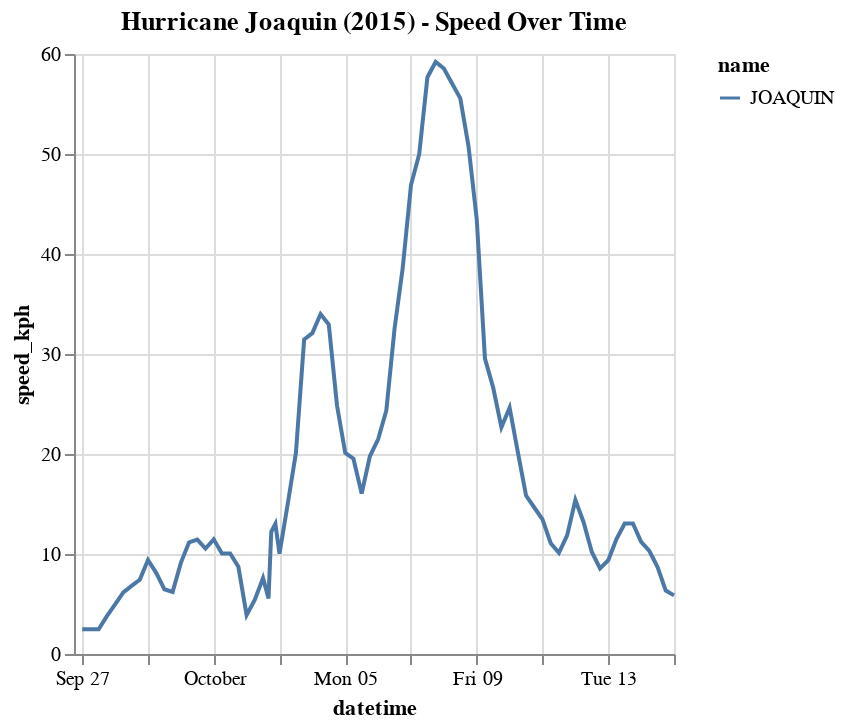

Notebook source saved alongside this figure:
### Code cell
# second generate the dataframe for Joaquin
df_joaquin = df[(df['datetime'].dt.strftime("%Y")=='2015') & (df['name']=='JOAQUIN')].reset_index()
df_joaquin

# Create Altair line chart for Hurricane Joaquin
chart_joaquin = alt.Chart(df_joaquin).mark_line().encode(
    x='datetime:T',
    y='speed_kph:Q',
    color='name:N'
).properties(
    title='Hurricane Joaquin (2015) - Speed Over Time'
)
chart_joaquin

### Figure 1 — Vega-Lite specification as saved in the notebook (floating-point values rounded to 4 significant figures)
{"config": {"view": {"continuousWidth": 300, "continuousHeight": 300}}, "data": {"name": "data-62de5432c4b025713bdbd656ebefbc5c"}, "mark": {"type": "line"}, "encoding": {"color": {"field": "name", "type": "nominal"}, "x": {"field": "datetime", "type": "temporal"}, "y": {"field": "speed_kph", "type": "quantitative"}}, "title": "Hurricane Joaquin (2015) - Speed Over Time", "$schema": "https://vega.github.io/schema/vega-lite/v5.16.3.json", "datasets": {"data-62de5432c4b025713bdbd656ebefbc5c": [{"index": 49006, "identifier": "AL112015", "name": "JOAQUIN", "num_pts": 76, "record_id": null, "status": "LO", "latitude": 26.8, "longitude": -68.7, "max_wind": 20, "min_pressure": 1011, "datetime": "2015-09-26T18:00:00", "max_wind_agg": 135, "min_pressure_agg": 931, "time_diff": null, "distance": null, "speed_kph": null}, {"index": 49008, "identifier": "AL112015", "name": "JOAQUIN", "num_pts": 76, "record_id": null, "status": "LO", "latitude": 26.9, "longitude": -68.6, "max_wind": 20, "min_pressure": 1011, "datetime": "2015-09-27T00:00:00", "max_wind_agg": 135, "min_pressure_agg": 931, "time_diff": 6.0, "distance": 14.89, "speed_kph": 2.482}, {"index": 49010, "identifier": "AL112015", "name": "JOAQUIN", "num_pts": 76, "record_id": null, "status": "LO", "latitude": 27.0, "longitude": -68.5, "max_wind": 20, "min_pressure": 1010, "datetime": "2015-09-27T06:00:00", "max_wind_agg": 135, "min_pressure_agg": 931, "time_diff": 6.0, "distance": 14.89, "speed_kph": 2.481}, {"index": 49011, "identifier": "AL112015", "name": "JOAQUIN", "num_pts": 76, "record_id": null, "status": "LO", "latitude": 27.1, "longitude": -68.6, "max_wind": 25, "min_pressure": 1009, "datetime": "2015-09-27T12:00:00", "max_wind_agg": 135, "min_pressure_agg": 931, "time_diff": 6.0, "distance": 14.88, "speed_kph": 2.48}, {"index": 49014, "identifier": "AL112015", "name": "JOAQUIN", "num_pts": 76, "record_id": null, "status": "LO", "latitude": 27.2, "longitude": -68.8, "max_wind": 30, "min_pressure": 1007, "datetime": "2015-09-27T18:00:00", "max_wind_agg": 135, "min_pressure_agg": 931, "time_diff": 6.0, "distance": 22.68, "speed_kph": 3.781}, {"index": 49015, "identifier": "AL112015", "name": "JOAQUIN", "num_pts": 76, "record_id": null, "status": "TD", "latitude": 27.4, "longitude": -69.0, "max_wind": 30, "min_pressure": 1007, "datetime": "2015-09-28T00:00:00", "max_wind_agg": 135, "min_pressure_agg": 931, "time_diff": 6.0, "distance": 29.73, "speed_kph": 4.955}, {"index": 49017, "identifier": "AL112015", "name": "JOAQUIN", "num_pts": 76, "record_id": null, "status": "TD", "latitude": 27.6, "longitude": -69.3, "max_wind": 30, "min_pressure": 1007, "datetime": "2015-09-28T06:00:00", "max_wind_agg": 135, "min_pressure_agg": 931, "time_diff": 6.0, "distance": 36.99, "speed_kph": 6.165}, {"index": 49018, "identifier": "AL112015", "name": "JOAQUIN", "num_pts": 76, "record_id": null, "status": "TD", "latitude": 27.7, "longitude": -69.7, "max_wind": 30, "min_pressure": 1006, "datetime": "2015-09-28T12:00:00", "max_wind_agg": 135, "min_pressure_agg": 931, "time_diff": 6.0, "distance": 40.91, "speed_kph": 6.819}, {"index": 49019, "identifier": "AL112015", "name": "JOAQUIN", "num_pts": 76, "record_id": null, "status": "TD", "latitude": 27.4, "longitude": -70.0, "max_wind": 30, "min_pressure": 1003, "datetime": "2015-09-28T18:00:00", "max_wind_agg": 135, "min_pressure_agg": 931, "time_diff": 6.0, "distance": 44.55, "speed_kph": 7.426}, {"index": 49020, "identifier": "AL112015", "name": "JOAQUIN", "num_pts": 76, "record_id": null, "status": "TS", "latitude": 26.9, "longitude": -70.1, "max_wind": 35, "min_pressure": 1002, "datetime": "2015-09-29T00:00:00", "max_wind_agg": 135, "min_pressure_agg": 931, "time_diff": 6.0, "distance": 56.44, "speed_kph": 9.406}, {"index": 49021, "identifier": "AL112015", "name": "JOAQUIN", "num_pts": 76, "record_id": null, "status": "TS", "latitude": 26.5, "longitude": -70.3, "max_wind": 35, "min_pressure": 1002, "datetime": "2015-09-29T06:00:00", "max_wind_agg": 135, "min_pressure_agg": 931, "time_diff": 6.0, "distance": 48.68, "speed_kph": 8.114}, {"index": 49022, "identifier": "AL112015", "name": "JOAQUIN", "num_pts": 76, "record_id": null, "status": "TS", "latitude": 26.2, "longitude": -70.5, "max_wind": 45, "min_pressure": 999, "datetime": "2015-09-29T12:00:00", "max_wind_agg": 135, "min_pressure_agg": 931, "time_diff": 6.0, "distance": 38.83, "speed_kph": 6.472}, {"index": 49023, "identifier": "AL112015", "name": "JOAQUIN", "num_pts": 76, "record_id": null, "status": "TS", "latitude": 26.0, "longitude": -70.8, "max_wind": 55, "min_pressure": 992, "datetime": "2015-09-29T18:00:00", "max_wind_agg": 135, "min_pressure_agg": 931, "time_diff": 6.0, "distance": 37.29, "speed_kph": 6.214}, {"index": 49024, "identifier": "AL112015", "name": "JOAQUIN", "num_pts": 76, "record_id": null, "status": "TS", "latitude": 25.8, "longitude": -71.3, "max_wind": 60, "min_pressure": 985, "datetime": "2015-09-30T00:00:00", "max_wind_agg": 135, "min_pressure_agg": 931, "time_diff": 6.0, "distance": 54.7, "speed_kph": 9.117}, {"index": 49025, "identifier": "AL112015", "name": "JOAQUIN", "num_pts": 76, "record_id": null, "status": "HU", "latitude": 25.4, "longitude": -71.8, "max_wind": 65, "min_pressure": 978, "datetime": "2015-09-30T06:00:00", "max_wind_agg": 135, "min_pressure_agg": 931, "time_diff": 6.0, "distance": 66.98, "speed_kph": 11.16}, {"index": 49026, "identifier": "AL112015", "name": "JOAQUIN", "num_pts": 76, "record_id": null, "status": "HU", "latitude": 24.9, "longitude": -72.2, "max_wind": 70, "min_pressure": 971, "datetime": "2015-09-30T12:00:00", "max_wind_agg": 135, "min_pressure_agg": 931, "time_diff": 6.0, "distance": 68.6, "speed_kph": 11.43}, {"index": 49027, "identifier": "AL112015", "name": "JOAQUIN", "num_pts": 76, "record_id": null, "status": "HU", "latitude": 24.4, "longitude": -72.5, "max_wind": 80, "min_pressure": 961, "datetime": "2015-09-30T18:00:00", "max_wind_agg": 135, "min_pressure_agg": 931, "time_diff": 6.0, "distance": 63.29, "speed_kph": 10.55}, {"index": 49028, "identifier": "AL112015", "name": "JOAQUIN", "num_pts": 76, "record_id": null, "status": "HU", "latitude": 23.9, "longitude": -72.9, "max_wind": 100, "min_pressure": 951, "datetime": "2015-10-01T00:00:00", "max_wind_agg": 135, "min_pressure_agg": 931, "time_diff": 6.0, "distance": 68.79, "speed_kph": 11.47}, {"index": 49029, "identifier": "AL112015", "name": "JOAQUIN", "num_pts": 76, "record_id": null, "status": "HU", "latitude": 23.5, "longitude": -73.3, "max_wind": 110, "min_pressure": 947, "datetime": "2015-10-01T06:00:00", "max_wind_agg": 135, "min_pressure_agg": 931, "time_diff": 6.0, "distance": 60.27, "speed_kph": 10.04}, {"index": 49030, "identifier": "AL112015", "name": "JOAQUIN", "num_pts": 76, "record_id": "L", "status": "HU", "latitude": 23.1, "longitude": -73.7, "max_wind": 115, "min_pressure": 942, "datetime": "2015-10-01T12:00:00", "max_wind_agg": 135, "min_pressure_agg": 931, "time_diff": 6.0, "distance": 60.35, "speed_kph": 10.06}, {"index": 49031, "identifier": "AL112015", "name": "JOAQUIN", "num_pts": 76, "record_id": null, "status": "HU", "latitude": 23.0, "longitude": -74.2, "max_wind": 115, "min_pressure": 936, "datetime": "2015-10-01T18:00:00", "max_wind_agg": 135, "min_pressure_agg": 931, "time_diff": 6.0, "distance": 52.32, "speed_kph": 8.72}, {"index": 49032, "identifier": "AL112015", "name": "JOAQUIN", "num_pts": 76, "record_id": null, "status": "HU", "latitude": 22.9, "longitude": -74.4, "max_wind": 120, "min_pressure": 931, "datetime": "2015-10-02T00:00:00", "max_wind_agg": 135, "min_pressure_agg": 931, "time_diff": 6.0, "distance": 23.29, "speed_kph": 3.881}, {"index": 49033, "identifier": "AL112015", "name": "JOAQUIN", "num_pts": 76, "record_id": null, "status": "HU", "latitude": 23.0, "longitude": -74.7, "max_wind": 120, "min_pressure": 935, "datetime": "2015-10-02T06:00:00", "max_wind_agg": 135, "min_pressure_agg": 931, "time_diff": 6.0, "distance": 32.65, "speed_kph": 5.441}, {"index": 49034, "identifier": "AL112015", "name": "JOAQUIN", "num_pts": 76, "record_id": null, "status": "HU", "latitude": 23.4, "longitude": -74.8, "max_wind": 115, "min_pressure": 937, "datetime": "2015-10-02T12:00:00", "max_wind_agg": 135, "min_pressure_agg": 931, "time_diff": 6.0, "distance": 45.61, "speed_kph": 7.601}, {"index": 49035, "identifier": "AL112015", "name": "JOAQUIN", "num_pts": 76, "record_id": "L", "status": "HU", "latitude": 23.6, "longitude": -74.8, "max_wind": 110, "min_pressure": 940, "datetime": "2015-10-02T16:00:00", "max_wind_agg": 135, "min_pressure_agg": 931, "time_diff": 4.0, "distance": 22.23, "speed_kph": 5.556}, {"index": 49036, "identifier": "AL112015", "name": "JOAQUIN", "num_pts": 76, "record_id": null, "status": "HU", "latitude": 23.8, "longitude": -74.7, "max_wind": 110, "min_pressure": 941, "datetime": "2015-10-02T18:00:00", "max_wind_agg": 135, "min_pressure_agg": 931, "time_diff": 2.0, "distance": 24.44, "speed_kph": 12.22}, {"index": 49037, "identifier": "AL112015", "name": "JOAQUIN", "num_pts": 76, "record_id": "L", "status": "HU", "latitude": 24.1, "longitude": -74.5, "max_wind": 110, "min_pressure": 942, "datetime": "2015-10-02T21:00:00", "max_wind_agg": 135, "min_pressure_agg": 931, "time_diff": 3.0, "distance": 39.04, "speed_kph": 13.01}, {"index": 49038, "identifier": "AL112015", "name": "JOAQUIN", "num_pts": 76, "record_id": null, "status": "HU", "latitude": 24.3, "longitude": -74.3, "max_wind": 115, "min_pressure": 943, "datetime": "2015-10-03T00:00:00", "max_wind_agg": 135, "min_pressure_agg": 931, "time_diff": 3.0, "distance": 30.08, "speed_kph": 10.03}, {"index": 49039, "identifier": "AL112015", "name": "JOAQUIN", "num_pts": 76, "record_id": null, "status": "HU", "latitude": 24.8, "longitude": -73.6, "max_wind": 120, "min_pressure": 945, "datetime": "2015-10-03T06:00:00", "max_wind_agg": 135, "min_pressure_agg": 931, "time_diff": 6.0, "distance": 89.96, "speed_kph": 14.99}, {"index": 49040, "identifier": "AL112015", "name": "JOAQUIN", "num_pts": 76, "record_id": null, "status": "HU", "latitude": 25.4, "longitude": -72.6, "max_wind": 135, "min_pressure": 934, "datetime": "2015-10-03T12:00:00", "max_wind_agg": 135, "min_pressure_agg": 931, "time_diff": 6.0, "distance": 120.7, "speed_kph": 20.12}, {"index": 49041, "identifier": "AL112015", "name": "JOAQUIN", "num_pts": 76, "record_id": null, "status": "HU", "latitude": 26.3, "longitude": -71.0, "max_wind": 130, "min_pressure": 934, "datetime": "2015-10-03T18:00:00", "max_wind_agg": 135, "min_pressure_agg": 931, "time_diff": 6.0, "distance": 188.7, "speed_kph": 31.45}, {"index": 49042, "identifier": "AL112015", "name": "JOAQUIN", "num_pts": 76, "record_id": null, "status": "HU", "latitude": 27.4, "longitude": -69.5, "max_wind": 115, "min_pressure": 941, "datetime": "2015-10-04T00:00:00", "max_wind_agg": 135, "min_pressure_agg": 931, "time_diff": 6.0, "distance": 192.5, "speed_kph": 32.08}, {"index": 49043, "identifier": "AL112015", "name": "JOAQUIN", "num_pts": 76, "record_id": null, "status": "HU", "latitude": 28.9, "longitude": -68.3, "max_wind": 105, "min_pressure": 949, "datetime": "2015-10-04T06:00:00", "max_wind_agg": 135, "min_pressure_agg": 931, "time_diff": 6.0, "distance": 204.0, "speed_kph": 34.0}, {"index": 49044, "identifier": "AL112015", "name": "JOAQUIN", "num_pts": 76, "record_id": null, "status": "HU", "latitude": 30.4, "longitude": -67.2, "max_wind": 95, "min_pressure": 956, "datetime": "2015-10-04T12:00:00", "max_wind_agg": 135, "min_pressure_agg": 931, "time_diff": 6.0, "distance": 197.7, "speed_kph": 32.94}, {"index": 49045, "identifier": "AL112015", "name": "JOAQUIN", "num_pts": 76, "record_id": null, "status": "HU", "latitude": 31.6, "longitude": -66.5, "max_wind": 85, "min_pressure": 958, "datetime": "2015-10-04T18:00:00", "max_wind_agg": 135, "min_pressure_agg": 931, "time_diff": 6.0, "distance": 149.1, "speed_kph": 24.85}, {"index": 49046, "identifier": "AL112015", "name": "JOAQUIN", "num_pts": 76, "record_id": null, "status": "HU", "latitude": 32.6, "longitude": -66.0, "max_wind": 75, "min_pressure": 961, "datetime": "2015-10-05T00:00:00", "max_wind_agg": 135, "min_pressure_agg": 931, "time_diff": 6.0, "distance": 120.7, "speed_kph": 20.11}, {"index": 49047, "identifier": "AL112015", "name": "JOAQUIN", "num_pts": 76, "record_id": null, "status": "HU", "latitude": 33.6, "longitude": -65.6, "max_wind": 75, "min_pressure": 964, "datetime": "2015-10-05T06:00:00", "max_wind_agg": 135, "min_pressure_agg": 931, "time_diff": 6.0, "distance": 117.2, "speed_kph": 19.53}, {"index": 49048, "identifier": "AL112015", "name": "JOAQUIN", "num_pts": 76, "record_id": null, "status": "HU", "latitude": 34.4, "longitude": -65.2, "max_wind": 75, "min_pressure": 964, "datetime": "2015-10-05T12:00:00", "max_wind_agg": 135, "min_pressure_agg": 931, "time_diff": 6.0, "distance": 96.23, "speed_kph": 16.04}, {"index": 49049, "identifier": "AL112015", "name": "JOAQUIN", "num_pts": 76, "record_id": null, "status": "HU", "latitude": 35.3, "longitude": -64.5, "max_wind": 75, "min_pressure": 964, "datetime": "2015-10-05T18:00:00", "max_wind_agg": 135, "min_pressure_agg": 931, "time_diff": 6.0, "distance": 118.6, "speed_kph": 19.77}, {"index": 49050, "identifier": "AL112015", "name": "JOAQUIN", "num_pts": 76, "record_id": null, "status": "HU", "latitude": 36.2, "longitude": -63.6, "max_wind": 75, "min_pressure": 967, "datetime": "2015-10-06T00:00:00", "max_wind_agg": 135, "min_pressure_agg": 931, "time_diff": 6.0, "distance": 128.8, "speed_kph": 21.47}, {"index": 49051, "identifier": "AL112015", "name": "JOAQUIN", "num_pts": 76, "record_id": null, "status": "HU", "latitude": 37.0, "longitude": -62.3, "max_wind": 75, "min_pressure": 970, "datetime": "2015-10-06T06:00:00", "max_wind_agg": 135, "min_pressure_agg": 931, "time_diff": 6.0, "distance": 146.1, "speed_kph": 24.35}, {"index": 49052, "identifier": "AL112015", "name": "JOAQUIN", "num_pts": 76, "record_id": null, "status": "HU", "latitude": 37.9, "longitude": -60.4, "max_wind": 70, "min_pressure": 974, "datetime": "2015-10-06T12:00:00", "max_wind_agg": 135, "min_pressure_agg": 931, "time_diff": 6.0, "distance": 195.2, "speed_kph": 32.53}, {"index": 49053, "identifier": "AL112015", "name": "JOAQUIN", "num_pts": 76, "record_id": null, "status": "HU", "latitude": 38.8, "longitude": -58.0, "max_wind": 70, "min_pressure": 974, "datetime": "2015-10-06T18:00:00", "max_wind_agg": 135, "min_pressure_agg": 931, "time_diff": 6.0, "distance": 231.8, "speed_kph": 38.64}, {"index": 49054, "identifier": "AL112015", "name": "JOAQUIN", "num_pts": 76, "record_id": null, "status": "HU", "latitude": 39.6, "longitude": -54.9, "max_wind": 70, "min_pressure": 974, "datetime": "2015-10-07T00:00:00", "max_wind_agg": 135, "min_pressure_agg": 931, "time_diff": 6.0, "distance": 281.4, "speed_kph": 46.89}, {"index": 49055, "identifier": "AL112015", "name": "JOAQUIN", "num_pts": 76, "record_id": null, "status": "HU", "latitude": 40.3, "longitude": -51.5, "max_wind": 65, "min_pressure": 977, "datetime": "2015-10-07T06:00:00", "max_wind_agg": 135, "min_pressure_agg": 931, "time_diff": 6.0, "distance": 299.9, "speed_kph": 49.98}, {"index": 49056, "identifier": "AL112015", "name": "JOAQUIN", "num_pts": 76, "record_id": null, "status": "TS", "latitude": 41.0, "longitude": -47.5, "max_wind": 60, "min_pressure": 977, "datetime": "2015-10-07T12:00:00", "max_wind_agg": 135, "min_pressure_agg": 931, "time_diff": 6.0, "distance": 346.1, "speed_kph": 57.68}, {"index": 49057, "identifier": "AL112015", "name": "JOAQUIN", "num_pts": 76, "record_id": null, "status": "TS", "latitude": 41.5, "longitude": -43.3, "max_wind": 60, "min_pressure": 977, "datetime": "2015-10-07T18:00:00", "max_wind_agg": 135, "min_pressure_agg": 931, "time_diff": 6.0, "distance": 355.2, "speed_kph": 59.21}, {"index": 49058, "identifier": "AL112015", "name": "JOAQUIN", "num_pts": 76, "record_id": null, "status": "LO", "latitude": 41.9, "longitude": -39.1, "max_wind": 55, "min_pressure": 977, "datetime": "2015-10-08T00:00:00", "max_wind_agg": 135, "min_pressure_agg": 931, "time_diff": 6.0, "distance": 351.3, "speed_kph": 58.54}, {"index": 49059, "identifier": "AL112015", "name": "JOAQUIN", "num_pts": 76, "record_id": null, "status": "LO", "latitude": 42.4, "longitude": -35.0, "max_wind": 50, "min_pressure": 977, "datetime": "2015-10-08T06:00:00", "max_wind_agg": 135, "min_pressure_agg": 931, "time_diff": 6.0, "distance": 342.3, "speed_kph": 57.05}, {"index": 49060, "identifier": "AL112015", "name": "JOAQUIN", "num_pts": 76, "record_id": null, "status": "LO", "latitude": 43.0, "longitude": -31.0, "max_wind": 45, "min_pressure": 980, "datetime": "2015-10-08T12:00:00", "max_wind_agg": 135, "min_pressure_agg": 931, "time_diff": 6.0, "distance": 333.4, "speed_kph": 55.56}, {"index": 49061, "identifier": "AL112015", "name": "JOAQUIN", "num_pts": 76, "record_id": null, "status": "LO", "latitude": 43.5, "longitude": -27.3, "max_wind": 45, "min_pressure": 984, "datetime": "2015-10-08T18:00:00", "max_wind_agg": 135, "min_pressure_agg": 931, "time_diff": 6.0, "distance": 304.6, "speed_kph": 50.76}, {"index": 49062, "identifier": "AL112015", "name": "JOAQUIN", "num_pts": 76, "record_id": null, "status": "EX", "latitude": 43.9, "longitude": -24.1, "max_wind": 45, "min_pressure": 987, "datetime": "2015-10-09T00:00:00", "max_wind_agg": 135, "min_pressure_agg": 931, "time_diff": 6.0, "distance": 260.9, "speed_kph": 43.48}, {"index": 49063, "identifier": "AL112015", "name": "JOAQUIN", "num_pts": 76, "record_id": null, "status": "EX", "latitude": 44.1, "longitude": -21.9, "max_wind": 45, "min_pressure": 988, "datetime": "2015-10-09T06:00:00", "max_wind_agg": 135, "min_pressure_agg": 931, "time_diff": 6.0, "distance": 177.3, "speed_kph": 29.54}, {"index": 49064, "identifier": "AL112015", "name": "JOAQUIN", "num_pts": 76, "record_id": null, "status": "EX", "latitude": 44.2, "longitude": -19.9, "max_wind": 45, "min_pressure": 988, "datetime": "2015-10-09T12:00:00", "max_wind_agg": 135, "min_pressure_agg": 931, "time_diff": 6.0, "distance": 159.9, "speed_kph": 26.64}, {"index": 49065, "identifier": "AL112015", "name": "JOAQUIN", "num_pts": 76, "record_id": null, "status": "EX", "latitude": 44.1, "longitude": -18.2, "max_wind": 40, "min_pressure": 989, "datetime": "2015-10-09T18:00:00", "max_wind_agg": 135, "min_pressure_agg": 931, "time_diff": 6.0, "distance": 136.0, "speed_kph": 22.67}, {"index": 49066, "identifier": "AL112015", "name": "JOAQUIN", "num_pts": 76, "record_id": null, "status": "EX", "latitude": 43.8, "longitude": -16.4, "max_wind": 35, "min_pressure": 992, "datetime": "2015-10-10T00:00:00", "max_wind_agg": 135, "min_pressure_agg": 931, "time_diff": 6.0, "distance": 147.8, "speed_kph": 24.64}, {"index": 49067, "identifier": "AL112015", "name": "JOAQUIN", "num_pts": 76, "record_id": null, "status": "EX", "latitude": 43.4, "longitude": -15.0, "max_wind": 35, "min_pressure": 993, "datetime": "2015-10-10T06:00:00", "max_wind_agg": 135, "min_pressure_agg": 931, "time_diff": 6.0, "distance": 121.1, "speed_kph": 20.19}, {"index": 49068, "identifier": "AL112015", "name": "JOAQUIN", "num_pts": 76, "record_id": null, "status": "EX", "latitude": 43.1, "longitude": -13.9, "max_wind": 35, "min_pressure": 996, "datetime": "2015-10-10T12:00:00", "max_wind_agg": 135, "min_pressure_agg": 931, "time_diff": 6.0, "distance": 95.07, "speed_kph": 15.85}, {"index": 49069, "identifier": "AL112015", "name": "JOAQUIN", "num_pts": 76, "record_id": null, "status": "EX", "latitude": 42.8, "longitude": -12.9, "max_wind": 30, "min_pressure": 998, "datetime": "2015-10-10T18:00:00", "max_wind_agg": 135, "min_pressure_agg": 931, "time_diff": 6.0, "distance": 87.9, "speed_kph": 14.65}, {"index": 49070, "identifier": "AL112015", "name": "JOAQUIN", "num_pts": 76, "record_id": null, "status": "EX", "latitude": 42.5, "longitude": -12.0, "max_wind": 30, "min_pressure": 999, "datetime": "2015-10-11T00:00:00", "max_wind_agg": 135, "min_pressure_agg": 931, "time_diff": 6.0, "distance": 80.76, "speed_kph": 13.46}, {"index": 49071, "identifier": "AL112015", "name": "JOAQUIN", "num_pts": 76, "record_id": null, "status": "EX", "latitude": 42.2, "longitude": -11.3, "max_wind": 30, "min_pressure": 1000, "datetime": "2015-10-11T06:00:00", "max_wind_agg": 135, "min_pressure_agg": 931, "time_diff": 6.0, "distance": 66.45, "speed_kph": 11.08}, {"index": 49072, "identifier": "AL112015", "name": "JOAQUIN", "num_pts": 76, "record_id": null, "status": "EX", "latitude": 41.8, "longitude": -10.8, "max_wind": 35, "min_pressure": 1001, "datetime": "2015-10-11T12:00:00", "max_wind_agg": 135, "min_pressure_agg": 931, "time_diff": 6.0, "distance": 60.67, "speed_kph": 10.11}, {"index": 49073, "identifier": "AL112015", "name": "JOAQUIN", "num_pts": 76, "record_id": null, "status": "EX", "latitude": 41.2, "longitude": -10.5, "max_wind": 35, "min_pressure": 1001, "datetime": "2015-10-11T18:00:00", "max_wind_agg": 135, "min_pressure_agg": 931, "time_diff": 6.0, "distance": 71.2, "speed_kph": 11.87}, {"index": 49074, "identifier": "AL112015", "name": "JOAQUIN", "num_pts": 76, "record_id": null, "status": "EX", "latitude": 40.4, "longitude": -10.2, "max_wind": 35, "min_pressure": 1002, "datetime": "2015-10-12T00:00:00", "max_wind_agg": 135, "min_pressure_agg": 931, "time_diff": 6.0, "distance": 92.41, "speed_kph": 15.4}, {"index": 49075, "identifier": "AL112015", "name": "JOAQUIN", "num_pts": 76, "record_id": null, "status": "EX", "latitude": 39.8, "longitude": -9.7, "max_wind": 35, "min_pressure": 1002, "datetime": "2015-10-12T06:00:00", "max_wind_agg": 135, "min_pressure_agg": 931, "time_diff": 6.0, "distance": 79.07, "speed_kph": 13.18}, {"index": 49076, "identifier": "AL112015", "name": "JOAQUIN", "num_pts": 76, "record_id": null, "status": "EX", "latitude": 39.5, "longitude": -9.1, "max_wind": 35, "min_pressure": 1003, "datetime": "2015-10-12T12:00:00", "max_wind_agg": 135, "min_pressure_agg": 931, "time_diff": 6.0, "distance": 61.21, "speed_kph": 10.2}, {"index": 49077, "identifier": "AL112015", "name": "JOAQUIN", "num_pts": 76, "record_id": null, "status": "EX", "latitude": 39.1, "longitude": -8.8, "max_wind": 30, "min_pressure": 1005, "datetime": "2015-10-12T18:00:00", "max_wind_agg": 135, "min_pressure_agg": 931, "time_diff": 6.0, "distance": 51.39, "speed_kph": 8.566}, {"index": 49078, "identifier": "AL112015", "name": "JOAQUIN", "num_pts": 76, "record_id": null, "status": "EX", "latitude": 38.6, "longitude": -8.9, "max_wind": 25, "min_pressure": 1007, "datetime": "2015-10-13T00:00:00", "max_wind_agg": 135, "min_pressure_agg": 931, "time_diff": 6.0, "distance": 56.23, "speed_kph": 9.372}, {"index": 49079, "identifier": "AL112015", "name": "JOAQUIN", "num_pts": 76, "record_id": null, "status": "EX", "latitude": 38.0, "longitude": -9.1, "max_wind": 20, "min_pressure": 1009, "datetime": "2015-10-13T06:00:00", "max_wind_agg": 135, "min_pressure_agg": 931, "time_diff": 6.0, "distance": 68.92, "speed_kph": 11.49}, {"index": 49080, "identifier": "AL112015", "name": "JOAQUIN", "num_pts": 76, "record_id": null, "status": "EX", "latitude": 37.3, "longitude": -9.2, "max_wind": 20, "min_pressure": 1010, "datetime": "2015-10-13T12:00:00", "max_wind_agg": 135, "min_pressure_agg": 931, "time_diff": 6.0, "distance": 78.28, "speed_kph": 13.05}, {"index": 49081, "identifier": "AL112015", "name": "JOAQUIN", "num_pts": 76, "record_id": null, "status": "EX", "latitude": 36.6, "longitude": -9.1, "max_wind": 20, "min_pressure": 1010, "datetime": "2015-10-13T18:00:00", "max_wind_agg": 135, "min_pressure_agg": 931, "time_diff": 6.0, "distance": 78.29, "speed_kph": 13.05}, {"index": 49082, "identifier": "AL112015", "name": "JOAQUIN", "num_pts": 76, "record_id": null, "status": "EX", "latitude": 36.0, "longitude": -9.0, "max_wind": 20, "min_pressure": 1011, "datetime": "2015-10-14T00:00:00", "max_wind_agg": 135, "min_pressure_agg": 931, "time_diff": 6.0, "distance": 67.27, "speed_kph": 11.21}, {"index": 49083, "identifier": "AL112015", "name": "JOAQUIN", "num_pts": 76, "record_id": null, "status": "EX", "latitude": 35.5, "longitude": -8.7, "max_wind": 20, "min_pressure": 1011, "datetime": "2015-10-14T06:00:00", "max_wind_agg": 135, "min_pressure_agg": 931, "time_diff": 6.0, "distance": 61.8, "speed_kph": 10.3}, {"index": 49084, "identifier": "AL112015", "name": "JOAQUIN", "num_pts": 76, "record_id": null, "status": "EX", "latitude": 35.1, "longitude": -8.4, "max_wind": 20, "min_pressure": 1011, "datetime": "2015-10-14T12:00:00", "max_wind_agg": 135, "min_pressure_agg": 931, "time_diff": 6.0, "distance": 52.12, "speed_kph": 8.686}, {"index": 49085, "identifier": "AL112015", "name": "JOAQUIN", "num_pts": 76, "record_id": null, "status": "EX", "latitude": 35.0, "longitude": -8.0, "max_wind": 15, "min_pressure": 1012, "datetime": "2015-10-14T18:00:00", "max_wind_agg": 135, "min_pressure_agg": 931, "time_diff": 6.0, "distance": 38.05, "speed_kph": 6.341}, {"index": 49086, "identifier": "AL112015", "name": "JOAQUIN", "num_pts": 76, "record_id": null, "status": "EX", "latitude": 35.2, "longitude": -7.7, "max_wind": 15, "min_pressure": 1012, "datetime": "2015-10-15T00:00:00", "max_wind_agg": 135, "min_pressure_agg": 931, "time_diff": 6.0, "distance": 35.18, "speed_kph": 5.864}]}}
